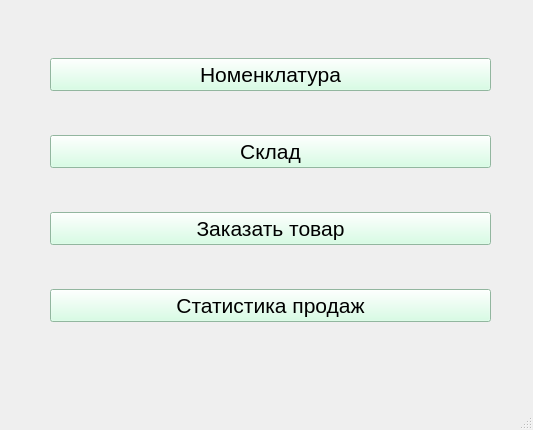
<?xml version="1.0" encoding="UTF-8"?>
<ui version="4.0">
 <class>MainWindow</class>
 <widget class="QMainWindow" name="MainWindow">
  <property name="geometry">
   <rect>
    <x>0</x>
    <y>0</y>
    <width>533</width>
    <height>430</height>
   </rect>
  </property>
  <property name="windowTitle">
   <string>MainWindow</string>
  </property>
  <widget class="QWidget" name="centralwidget">
   <widget class="QWidget" name="layoutWidget">
    <property name="geometry">
     <rect>
      <x>50</x>
      <y>20</y>
      <width>441</width>
      <height>341</height>
     </rect>
    </property>
    <property name="font">
     <font>
      <pointsize>16</pointsize>
     </font>
    </property>
    <layout class="QGridLayout" name="gridLayout">
     <item row="1" column="0">
      <widget class="QPushButton" name="pushButton_2">
       <property name="font">
        <font>
         <pointsize>16</pointsize>
        </font>
       </property>
       <property name="styleSheet">
        <string notr="true">QPushButton {
    background-color: #cdffdf;
}</string>
       </property>
       <property name="text">
        <string>Номенклатура</string>
       </property>
      </widget>
     </item>
     <item row="2" column="0">
      <widget class="QPushButton" name="pushButton">
       <property name="font">
        <font>
         <pointsize>16</pointsize>
        </font>
       </property>
       <property name="styleSheet">
        <string notr="true">QPushButton {
    background-color: #cdffdf;
}</string>
       </property>
       <property name="text">
        <string>Склад</string>
       </property>
      </widget>
     </item>
     <item row="3" column="0">
      <widget class="QPushButton" name="pushButton_3">
       <property name="font">
        <font>
         <pointsize>16</pointsize>
        </font>
       </property>
       <property name="styleSheet">
        <string notr="true">QPushButton {
    background-color: #cdffdf;
}</string>
       </property>
       <property name="text">
        <string>Заказать товар</string>
       </property>
      </widget>
     </item>
     <item row="4" column="0">
      <widget class="QPushButton" name="pushButton_4">
       <property name="font">
        <font>
         <pointsize>16</pointsize>
         <weight>50</weight>
         <bold>false</bold>
        </font>
       </property>
       <property name="styleSheet">
        <string notr="true">QPushButton {
    background-color: #cdffdf;
}</string>
       </property>
       <property name="text">
        <string>Статистика продаж</string>
       </property>
      </widget>
     </item>
    </layout>
   </widget>
  </widget>
  <widget class="QMenuBar" name="menubar">
   <property name="geometry">
    <rect>
     <x>0</x>
     <y>0</y>
     <width>533</width>
     <height>26</height>
    </rect>
   </property>
  </widget>
  <widget class="QStatusBar" name="statusbar"/>
 </widget>
 <resources/>
 <connections/>
</ui>
